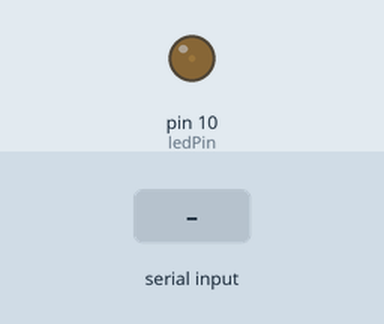
This sketch was run on a simulated Arduino Uno, built with avr-gcc and run on an emulated ATmega328P. Parts: output pins drawn as LEDs (lit = HIGH). Inputs (shaded band) come from the test bench.

Above: at 1.2 s.
1.3 s: byte 1 (1) received over Serial
At 2.5 s:
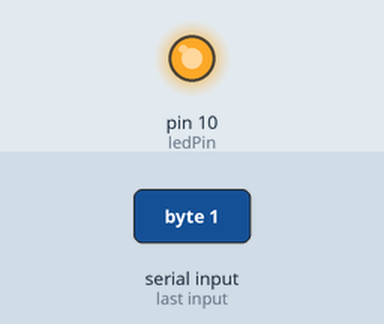
2.8 s: byte 2 (2) received over Serial
At 3.7 s:
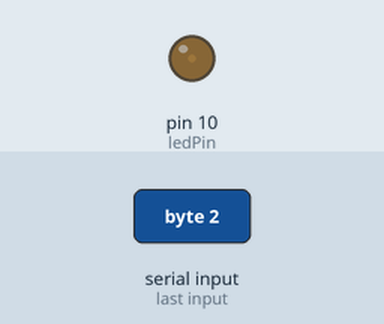
Timing chart, 0 to 5.8 s (numbered marks = the images above; inputs shaded):
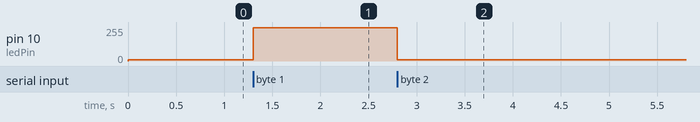

Measured:
- after the input at 1.3 s, pin 10 (ledPin): 10/255 → 250/255 at once
- after the input at 2.8 s, pin 10 (ledPin): 250/255 → 11/255 at once

The sketch:

13_06_comserialled.ino
```cpp
int ledPin = 10;
char val;
int aumento = 0;

unsigned long previousMillis = 0;
const long interval = 1000;  // intervalo de 1 segundo
bool ledOn = false;

void setup() {
  pinMode(ledPin, OUTPUT);
  analogWrite(ledPin, 10);
  Serial.begin(9600);
}

void loop() {

  if (Serial.available()) {
    val = Serial.read();
    if (val == 0) {  // estado 0 incio
      analogWrite(ledPin, 10);

    } else if (val == 1) {  //fuerte
      analogWrite(ledPin, 250);

    } else if (val == 2) {  //gradual
    aumento++;
      analogWrite(ledPin, 10 + aumento );
    }
  }
}
```
